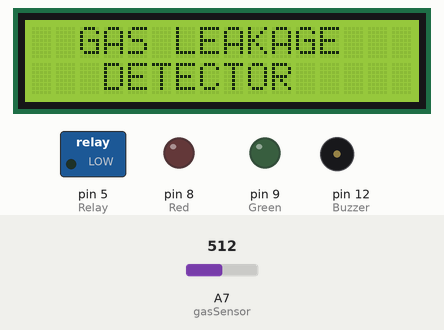
This sketch was run on a simulated Arduino Nano, built with avr-gcc and run on an emulated ATmega328P. Parts: 16×2 character LCD, switched loads named in the sketch (green lamp = pin HIGH), output pins drawn as LEDs (lit = HIGH), buzzer (waves = sounding, pin HIGH). The inputs (shaded band) are chosen by the test bench; at power-on: A7 (gasSensor) = 512. The modem accepts every AT command (registered, SIM ready, sends succeed) and sends nothing else; what the sketch prints to the serial monitor is not drawn.

Above: at 3.2 s.
At 10.5 s:
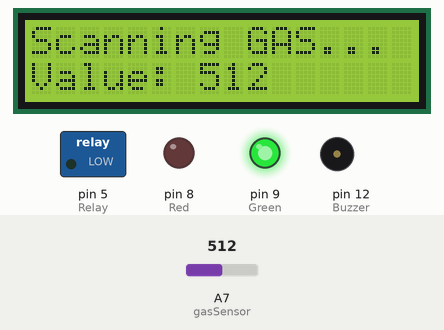
10.6 s: A7 (gasSensor) set to 132
At 16.3 s:
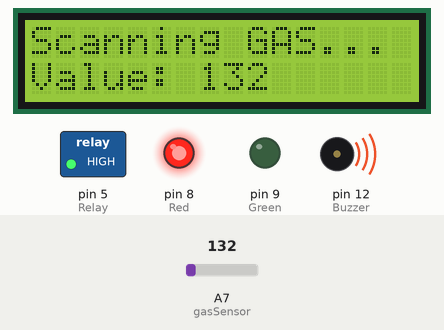
19.4 s: A7 (gasSensor) set to 109
At 23.2 s:
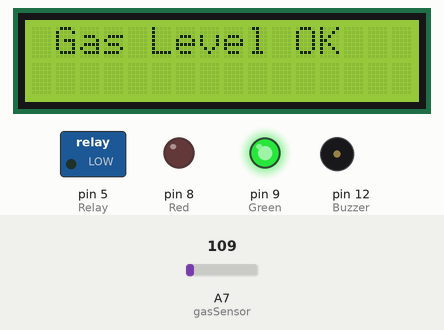
27.3 s: A7 (gasSensor) set to 122
At 32.8 s:
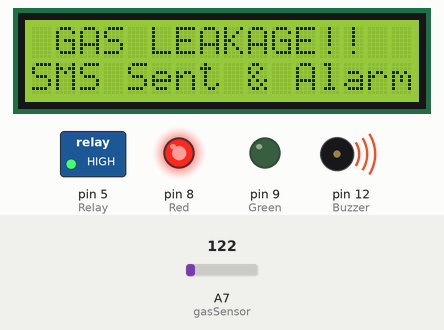
Timing chart, 0 to 34.3 s (numbered marks = the images above; inputs shaded):
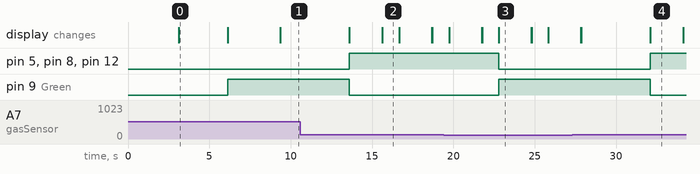

Measured:
- the behaviour switches between 121 and 120 on A7 (gasSensor) (found by bisection; images 2 and 3)
- after the input at 19.4 s, pin 5 (Relay), pin 8 (Red), pin 12 (Buzzer): HIGH → LOW after 3.4 s; pin 9 (Green): LOW → HIGH after 3.4 s
- after the input at 27.3 s, pin 5 (Relay), pin 8 (Red), pin 12 (Buzzer): LOW → HIGH after 4.8 s; pin 9 (Green): HIGH → LOW after 4.8 s
- what the display in image 0 shows lasts 3.0 s, from 3.1 s to 6.1 s
- what the display in image 2 shows lasts 1.1 s, from 15.6 s to 16.7 s
- what the display in image 3 shows lasts 2.0 s, from 22.8 s to 24.8 s

The sketch:

Arduino_Gas_Detector_GSM_Fan_ON_OFF.ino
```cpp
#include <LiquidCrystal_I2C.h>
#include <Wire.h>
#include <SoftwareSerial.h>

LiquidCrystal_I2C lcd(0x27, 16, 2);
SoftwareSerial mySerial(2, 3);

int gasSensor = A7;
int data = 0;

int Red = 8;
int Green = 9;
int Buzzer = 12;
int Relay = 5;

bool alertSent = false;
bool systemStartSent = false;

void setup() {
  randomSeed(analogRead(0));
  mySerial.begin(9600);
  Serial.begin(9600);

  lcd.init();
  lcd.backlight();

  pinMode(gasSensor, INPUT);
  pinMode(Red, OUTPUT);
  pinMode(Green, OUTPUT);
  pinMode(Buzzer, OUTPUT);
  pinMode(Relay, OUTPUT);

  lcd.print("   WELCOME TO");
  lcd.setCursor(0, 1);
  lcd.print(" JSUTDOELECTRONIC");
  delay(3000);
  lcd.clear();

  lcd.print("  GAS LEAKAGE  ");
  lcd.setCursor(0, 1);
  lcd.print("   DETECTOR    ");
  delay(3000);
  lcd.clear();

  digitalWrite(Red, LOW);
  digitalWrite(Green, HIGH);
  digitalWrite(Buzzer, LOW);
  digitalWrite(Relay, LOW);

  if (!systemStartSent) {
    SendSystemStartSMS();
    systemStartSent = true;
  }
}

void loop() {
  data = analogRead(gasSensor);

  Serial.print("Gas Sensor Value: ");
  Serial.println(data);

  lcd.setCursor(0, 0);
  lcd.print("Scanning GAS...");
  lcd.setCursor(0, 1);
  lcd.print("Value: ");
  lcd.print(data);
  delay(1000);

  if (data > 120) {
    if (!alertSent) {
      SendAlertSMS();
      alertSent = true;
    }

    Serial.println("Gas Leakage Detected! Alarm ON");
    lcd.clear();
    lcd.setCursor(0, 0);
    lcd.print(" GAS LEAKAGE!! ");
    lcd.setCursor(0, 1);
    lcd.print("SMS Sent & Alarm");

    digitalWrite(Red, HIGH);
    digitalWrite(Green, LOW);
    digitalWrite(Buzzer, HIGH);
    digitalWrite(Relay, HIGH);

    delay(2000);
  } else {
    Serial.println("Gas Level Normal");
    lcd.clear();
    lcd.setCursor(0, 0);
    lcd.print(" Gas Level OK  ");

    digitalWrite(Red, LOW);
    digitalWrite(Green, HIGH);
    digitalWrite(Buzzer, LOW);
    digitalWrite(Relay, LOW);

    delay(2000);

    alertSent = false;
  }

  lcd.clear();
}

void SendSystemStartSMS() {
  Serial.println("Sending System Start SMS...");
  mySerial.println("AT+CMGF=1");
  delay(1000);
  mySerial.println("AT+CMGS=\"+9188305848xx\"\r");
  delay(1000);
  mySerial.println("Gas Leakage Detector is now ON. Monitoring started.");
  delay(100);
  mySerial.println((char)26);
  delay(1000);
}

void SendAlertSMS() {
  Serial.println("Sending Alert SMS...");
  mySerial.println("AT+CMGF=1");
  delay(1000);
  mySerial.println("AT+CMGS=\"+9188305848xx\"\r");
  delay(1000);
  mySerial.println("!! WARNING !! Gas Leakage Detected. Please check immediately and ensure safety.");
  delay(100);
  mySerial.println((char)26);
  delay(1000);
}
```
